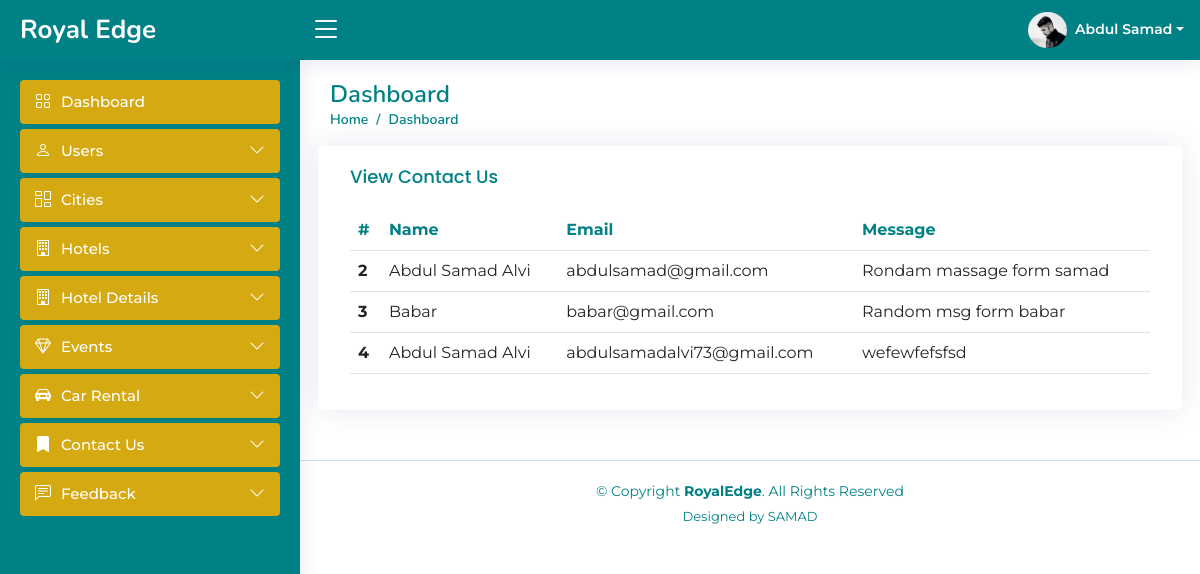
Page /Frontend/Admin/Dashboard/viewcontact_us.php on the committed database.
### tables this page shows
CREATE TABLE `contact_us` (
  `id` int(11) NOT NULL,
  `name` varchar(30) NOT NULL,
  `email` varchar(30) NOT NULL,
  `message` varchar(500) NOT NULL
);

### Frontend/Admin/Dashboard/viewcontact_us.php (the view, shortened to what this page needs)
<!DOCTYPE html>
<html lang="en">
<head>
  <link href="assets/vendor/bootstrap/css/bootstrap.min.css" rel="stylesheet">
  <link href="assets/vendor/bootstrap-icons/bootstrap-icons.css" rel="stylesheet">
  <link href="assets/vendor/boxicons/css/boxicons.min.css" rel="stylesheet">
  <link href="assets/vendor/quill/quill.snow.css" rel="stylesheet">
  <link href="assets/vendor/quill/quill.bubble.css" rel="stylesheet">
  <link href="assets/vendor/remixicon/remixicon.css" rel="stylesheet">
  <link href="assets/vendor/simple-datatables/style.css" rel="stylesheet">
  <link href="assets/css/style.css" rel="stylesheet">
</head>
<body>
 <?php
  include('./header.php');
  ?>
  <?php
  include('./sidebar.php');
  ?>
  <main id="main" class="main">
    <div class="pagetitle">
      <h1>Dashboard</h1>
      <nav>
        <ol class="breadcrumb">
          <li class="breadcrumb-item"><a href="index.php">Home</a></li>
          <li class="breadcrumb-item active">Dashboard</li>
        </ol>
      </nav>
    </div>
    <section class="section dashboard">
      <div class="row">
        <div class="col-lg-12">
          <div class="row">
<div class="card">
  <div class="card-body">
    <h5 class="card-title">View Contact Us</h5>
    <table class="table table-hover">
      <thead class="samad-dashborad-header">
        <tr>
          <th scope="col">#</th>
          <th scope="col">Name</th>
          <th scope="col">Email</th>
          <th scope="col">Message</th>
          </tr>
      </thead>
      <tbody>
      <?php
        $query = "SELECT * FROM contact_us";
        $query_run = mysqli_query($conn,$query);
        while($row = mysqli_fetch_assoc($query_run)){
        ?>
         <tr>
          <th scope="row"><?php echo $row['id'] ?></th>
          <td><?php echo $row['name'] ?></td>
          <td><?php echo $row['email'] ?></td>
          <td><?php echo $row['message'] ?></td>
        </tr>
        <?php
        }
       ?>
      </tbody>
    </table>
  </div>
</div>
          </div>
        </div>
      </div>
    </section>
  </main>
  <?php
    include('./footer.php');
  ?>
</body>
</html>

### Frontend/Admin/Dashboard/assets/css/style.css (style rules this page uses)
:root { scroll-behavior: smooth; }
body { font-family: "Montserrat", sans-serif; }
a { color: #008186; text-decoration: none; }
h1, h2, h3, h4, h5, h6 { font-family: "Nunito", sans-serif; }
#main { margin-top: 60px; padding: 20px 30px; transition: all 0.3s; }
.pagetitle { margin-bottom: 10px; }
.pagetitle h1 { font-size: 24px; margin-bottom: 0; font-weight: 600; color: #008186; }
.card { margin-bottom: 30px; border: none; border-radius: 5px; box-shadow: 0px 0 30px rgba(1, 41, 112, 0.1); }
.card-title { padding: 20px 0 15px 0; font-size: 18px; font-weight: 500; color: #008186; font-family: "Poppins", sans-serif; }
.table .samad-dashborad-header th { color: #008186; }
.card-body { padding: 0 20px 20px 20px; }
.breadcrumb { font-size: 14px; font-family: "Nunito", sans-serif; color: #899bbd; font-weight: 600; }
.breadcrumb a { color: #008186; transition: 0.3s; }
.breadcrumb .breadcrumb-item::before { color: #008186; }
.breadcrumb .active { color: #008186; font-weight: 600; }
@media (min-width: 1200px) { #main, #footer { margin-left: 300px; } }

### rows in the picture
contact_us: id "2", name "Abdul Samad Alvi", email "abdulsamad@gmail.com", message "Rondam massage form samad"
contact_us: id "3", name "Babar", email "babar@gmail.com", message "Random msg form babar"
contact_us: id "4", name "Abdul Samad Alvi", email "abdulsamadalvi73@gmail.com", message "wefewfefsfsd"
